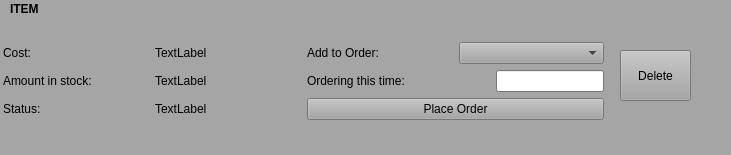
<?xml version="1.0" encoding="UTF-8"?>
<ui version="4.0">
 <class>InvListInfo</class>
 <widget class="QWidget" name="InvListInfo">
  <property name="geometry">
   <rect>
    <x>0</x>
    <y>0</y>
    <width>731</width>
    <height>155</height>
   </rect>
  </property>
  <property name="palette">
   <palette>
    <active>
     <colorrole role="WindowText">
      <brush brushstyle="SolidPattern">
       <color alpha="255">
        <red>0</red>
        <green>0</green>
        <blue>0</blue>
       </color>
      </brush>
     </colorrole>
     <colorrole role="Button">
      <brush brushstyle="SolidPattern">
       <color alpha="255">
        <red>165</red>
        <green>165</green>
        <blue>165</blue>
       </color>
      </brush>
     </colorrole>
     <colorrole role="Light">
      <brush brushstyle="SolidPattern">
       <color alpha="255">
        <red>248</red>
        <green>248</green>
        <blue>248</blue>
       </color>
      </brush>
     </colorrole>
     <colorrole role="Midlight">
      <brush brushstyle="SolidPattern">
       <color alpha="255">
        <red>206</red>
        <green>206</green>
        <blue>206</blue>
       </color>
      </brush>
     </colorrole>
     <colorrole role="Dark">
      <brush brushstyle="SolidPattern">
       <color alpha="255">
        <red>82</red>
        <green>82</green>
        <blue>82</blue>
       </color>
      </brush>
     </colorrole>
     <colorrole role="Mid">
      <brush brushstyle="SolidPattern">
       <color alpha="255">
        <red>110</red>
        <green>110</green>
        <blue>110</blue>
       </color>
      </brush>
     </colorrole>
     <colorrole role="Text">
      <brush brushstyle="SolidPattern">
       <color alpha="255">
        <red>0</red>
        <green>0</green>
        <blue>0</blue>
       </color>
      </brush>
     </colorrole>
     <colorrole role="BrightText">
      <brush brushstyle="SolidPattern">
       <color alpha="255">
        <red>255</red>
        <green>255</green>
        <blue>255</blue>
       </color>
      </brush>
     </colorrole>
     <colorrole role="ButtonText">
      <brush brushstyle="SolidPattern">
       <color alpha="255">
        <red>0</red>
        <green>0</green>
        <blue>0</blue>
       </color>
      </brush>
     </colorrole>
     <colorrole role="Base">
      <brush brushstyle="SolidPattern">
       <color alpha="255">
        <red>255</red>
        <green>255</green>
        <blue>255</blue>
       </color>
      </brush>
     </colorrole>
     <colorrole role="Window">
      <brush brushstyle="SolidPattern">
       <color alpha="255">
        <red>165</red>
        <green>165</green>
        <blue>165</blue>
       </color>
      </brush>
     </colorrole>
     <colorrole role="Shadow">
      <brush brushstyle="SolidPattern">
       <color alpha="255">
        <red>0</red>
        <green>0</green>
        <blue>0</blue>
       </color>
      </brush>
     </colorrole>
     <colorrole role="AlternateBase">
      <brush brushstyle="SolidPattern">
       <color alpha="255">
        <red>210</red>
        <green>210</green>
        <blue>210</blue>
       </color>
      </brush>
     </colorrole>
     <colorrole role="ToolTipBase">
      <brush brushstyle="SolidPattern">
       <color alpha="255">
        <red>255</red>
        <green>255</green>
        <blue>220</blue>
       </color>
      </brush>
     </colorrole>
     <colorrole role="ToolTipText">
      <brush brushstyle="SolidPattern">
       <color alpha="255">
        <red>0</red>
        <green>0</green>
        <blue>0</blue>
       </color>
      </brush>
     </colorrole>
    </active>
    <inactive>
     <colorrole role="WindowText">
      <brush brushstyle="SolidPattern">
       <color alpha="255">
        <red>0</red>
        <green>0</green>
        <blue>0</blue>
       </color>
      </brush>
     </colorrole>
     <colorrole role="Button">
      <brush brushstyle="SolidPattern">
       <color alpha="255">
        <red>165</red>
        <green>165</green>
        <blue>165</blue>
       </color>
      </brush>
     </colorrole>
     <colorrole role="Light">
      <brush brushstyle="SolidPattern">
       <color alpha="255">
        <red>248</red>
        <green>248</green>
        <blue>248</blue>
       </color>
      </brush>
     </colorrole>
     <colorrole role="Midlight">
      <brush brushstyle="SolidPattern">
       <color alpha="255">
        <red>206</red>
        <green>206</green>
        <blue>206</blue>
       </color>
      </brush>
     </colorrole>
     <colorrole role="Dark">
      <brush brushstyle="SolidPattern">
       <color alpha="255">
        <red>82</red>
        <green>82</green>
        <blue>82</blue>
       </color>
      </brush>
     </colorrole>
     <colorrole role="Mid">
      <brush brushstyle="SolidPattern">
       <color alpha="255">
        <red>110</red>
        <green>110</green>
        <blue>110</blue>
       </color>
      </brush>
     </colorrole>
     <colorrole role="Text">
      <brush brushstyle="SolidPattern">
       <color alpha="255">
        <red>0</red>
        <green>0</green>
        <blue>0</blue>
       </color>
      </brush>
     </colorrole>
     <colorrole role="BrightText">
      <brush brushstyle="SolidPattern">
       <color alpha="255">
        <red>255</red>
        <green>255</green>
        <blue>255</blue>
       </color>
      </brush>
     </colorrole>
     <colorrole role="ButtonText">
      <brush brushstyle="SolidPattern">
       <color alpha="255">
        <red>0</red>
        <green>0</green>
        <blue>0</blue>
       </color>
      </brush>
     </colorrole>
     <colorrole role="Base">
      <brush brushstyle="SolidPattern">
       <color alpha="255">
        <red>255</red>
        <green>255</green>
        <blue>255</blue>
       </color>
      </brush>
     </colorrole>
     <colorrole role="Window">
      <brush brushstyle="SolidPattern">
       <color alpha="255">
        <red>165</red>
        <green>165</green>
        <blue>165</blue>
       </color>
      </brush>
     </colorrole>
     <colorrole role="Shadow">
      <brush brushstyle="SolidPattern">
       <color alpha="255">
        <red>0</red>
        <green>0</green>
        <blue>0</blue>
       </color>
      </brush>
     </colorrole>
     <colorrole role="AlternateBase">
      <brush brushstyle="SolidPattern">
       <color alpha="255">
        <red>210</red>
        <green>210</green>
        <blue>210</blue>
       </color>
      </brush>
     </colorrole>
     <colorrole role="ToolTipBase">
      <brush brushstyle="SolidPattern">
       <color alpha="255">
        <red>255</red>
        <green>255</green>
        <blue>220</blue>
       </color>
      </brush>
     </colorrole>
     <colorrole role="ToolTipText">
      <brush brushstyle="SolidPattern">
       <color alpha="255">
        <red>0</red>
        <green>0</green>
        <blue>0</blue>
       </color>
      </brush>
     </colorrole>
    </inactive>
    <disabled>
     <colorrole role="WindowText">
      <brush brushstyle="SolidPattern">
       <color alpha="255">
        <red>82</red>
        <green>82</green>
        <blue>82</blue>
       </color>
      </brush>
     </colorrole>
     <colorrole role="Button">
      <brush brushstyle="SolidPattern">
       <color alpha="255">
        <red>165</red>
        <green>165</green>
        <blue>165</blue>
       </color>
      </brush>
     </colorrole>
     <colorrole role="Light">
      <brush brushstyle="SolidPattern">
       <color alpha="255">
        <red>248</red>
        <green>248</green>
        <blue>248</blue>
       </color>
      </brush>
     </colorrole>
     <colorrole role="Midlight">
      <brush brushstyle="SolidPattern">
       <color alpha="255">
        <red>206</red>
        <green>206</green>
        <blue>206</blue>
       </color>
      </brush>
     </colorrole>
     <colorrole role="Dark">
      <brush brushstyle="SolidPattern">
       <color alpha="255">
        <red>82</red>
        <green>82</green>
        <blue>82</blue>
       </color>
      </brush>
     </colorrole>
     <colorrole role="Mid">
      <brush brushstyle="SolidPattern">
       <color alpha="255">
        <red>110</red>
        <green>110</green>
        <blue>110</blue>
       </color>
      </brush>
     </colorrole>
     <colorrole role="Text">
      <brush brushstyle="SolidPattern">
       <color alpha="255">
        <red>82</red>
        <green>82</green>
        <blue>82</blue>
       </color>
      </brush>
     </colorrole>
     <colorrole role="BrightText">
      <brush brushstyle="SolidPattern">
       <color alpha="255">
        <red>255</red>
        <green>255</green>
        <blue>255</blue>
       </color>
      </brush>
     </colorrole>
     <colorrole role="ButtonText">
      <brush brushstyle="SolidPattern">
       <color alpha="255">
        <red>82</red>
        <green>82</green>
        <blue>82</blue>
       </color>
      </brush>
     </colorrole>
     <colorrole role="Base">
      <brush brushstyle="SolidPattern">
       <color alpha="255">
        <red>165</red>
        <green>165</green>
        <blue>165</blue>
       </color>
      </brush>
     </colorrole>
     <colorrole role="Window">
      <brush brushstyle="SolidPattern">
       <color alpha="255">
        <red>165</red>
        <green>165</green>
        <blue>165</blue>
       </color>
      </brush>
     </colorrole>
     <colorrole role="Shadow">
      <brush brushstyle="SolidPattern">
       <color alpha="255">
        <red>0</red>
        <green>0</green>
        <blue>0</blue>
       </color>
      </brush>
     </colorrole>
     <colorrole role="AlternateBase">
      <brush brushstyle="SolidPattern">
       <color alpha="255">
        <red>165</red>
        <green>165</green>
        <blue>165</blue>
       </color>
      </brush>
     </colorrole>
     <colorrole role="ToolTipBase">
      <brush brushstyle="SolidPattern">
       <color alpha="255">
        <red>255</red>
        <green>255</green>
        <blue>220</blue>
       </color>
      </brush>
     </colorrole>
     <colorrole role="ToolTipText">
      <brush brushstyle="SolidPattern">
       <color alpha="255">
        <red>0</red>
        <green>0</green>
        <blue>0</blue>
       </color>
      </brush>
     </colorrole>
    </disabled>
   </palette>
  </property>
  <property name="windowTitle">
   <string>Form</string>
  </property>
  <property name="autoFillBackground">
   <bool>false</bool>
  </property>
  <widget class="QWidget" name="layoutWidget">
   <property name="geometry">
    <rect>
     <x>3</x>
     <y>21</y>
     <width>601</width>
     <height>121</height>
    </rect>
   </property>
   <layout class="QGridLayout" name="gridLayout_2">
    <item row="0" column="0">
     <layout class="QGridLayout" name="gridLayout">
      <property name="sizeConstraint">
       <enum>QLayout::SetMinimumSize</enum>
      </property>
      <item row="2" column="0">
       <layout class="QHBoxLayout" name="horizontalLayout_5">
        <item>
         <widget class="QLabel" name="label_3">
          <property name="text">
           <string>Status:</string>
          </property>
         </widget>
        </item>
        <item>
         <widget class="QLabel" name="label_Status">
          <property name="text">
           <string>TextLabel</string>
          </property>
         </widget>
        </item>
       </layout>
      </item>
      <item row="0" column="0">
       <layout class="QHBoxLayout" name="horizontalLayout_3">
        <item>
         <widget class="QLabel" name="label">
          <property name="text">
           <string>Cost:</string>
          </property>
         </widget>
        </item>
        <item>
         <widget class="QLabel" name="label_Cost">
          <property name="text">
           <string>TextLabel</string>
          </property>
         </widget>
        </item>
       </layout>
      </item>
      <item row="1" column="0">
       <layout class="QHBoxLayout" name="horizontalLayout_4">
        <item>
         <widget class="QLabel" name="label_2">
          <property name="text">
           <string>Amount in stock:</string>
          </property>
         </widget>
        </item>
        <item>
         <widget class="QLabel" name="label_AmntInStock">
          <property name="text">
           <string>TextLabel</string>
          </property>
         </widget>
        </item>
       </layout>
      </item>
     </layout>
    </item>
    <item row="0" column="1">
     <layout class="QVBoxLayout" name="verticalLayout_2">
      <item>
       <layout class="QHBoxLayout" name="horizontalLayout">
        <item>
         <layout class="QVBoxLayout" name="verticalLayout_3">
          <item>
           <layout class="QHBoxLayout" name="horizontalLayout_6">
            <item>
             <widget class="QLabel" name="label_6">
              <property name="text">
               <string>Add to Order:</string>
              </property>
             </widget>
            </item>
            <item>
             <widget class="QComboBox" name="comboBox_2"/>
            </item>
           </layout>
          </item>
          <item>
           <layout class="QHBoxLayout" name="horizontalLayout_7">
            <item>
             <widget class="QLabel" name="label_4">
              <property name="text">
               <string>Ordering this time:</string>
              </property>
             </widget>
            </item>
            <item>
             <widget class="QLineEdit" name="lineEdit_OThisTime">
              <property name="sizePolicy">
               <sizepolicy hsizetype="Fixed" vsizetype="Fixed">
                <horstretch>0</horstretch>
                <verstretch>0</verstretch>
               </sizepolicy>
              </property>
             </widget>
            </item>
           </layout>
          </item>
          <item>
           <widget class="QPushButton" name="pushButton_PlaceOrder">
            <property name="text">
             <string>Place Order</string>
            </property>
           </widget>
          </item>
         </layout>
        </item>
       </layout>
      </item>
     </layout>
    </item>
   </layout>
  </widget>
  <widget class="QPushButton" name="pushButton_3">
   <property name="geometry">
    <rect>
     <x>620</x>
     <y>50</y>
     <width>71</width>
     <height>51</height>
    </rect>
   </property>
   <property name="text">
    <string>Delete</string>
   </property>
  </widget>
  <widget class="QLabel" name="label_Item">
   <property name="geometry">
    <rect>
     <x>10</x>
     <y>0</y>
     <width>292</width>
     <height>18</height>
    </rect>
   </property>
   <property name="font">
    <font>
     <weight>75</weight>
     <bold>true</bold>
    </font>
   </property>
   <property name="text">
    <string>ITEM</string>
   </property>
   <property name="wordWrap">
    <bool>false</bool>
   </property>
  </widget>
 </widget>
 <resources/>
 <connections/>
</ui>
